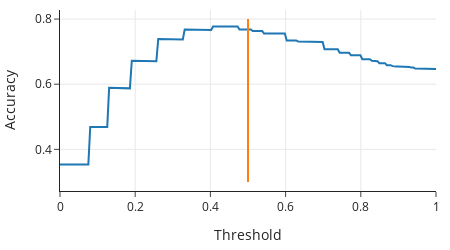

The notebook cell saved with this chart:
### Markdown cell above
To understand how accuracy changes with respect to $\tau$, we make a plot:

### Code cell
fig = px.line(x=thresholds, y=accs, width=450, height=250)
fig.add_trace(go.Scatter(x=[0.5, 0.5], y=[0.3, 0.8],
                  mode='lines', showlegend=False))
fig.update_xaxes(title="Threshold")
fig.update_yaxes(title="Accuracy")

### Figure 1 — Plotly figure (JSON) as saved in the notebook; plotly's stock layout.template omitted (floating-point values rounded to 4 significant figures; data arrays with more than 128 entries replaced by an {"elided": "..."} marker saying what was removed)
{"data": [{"hovertemplate": "x=%{x}<br>y=%{y}<extra></extra>", "legendgroup": "", "line": {"color": "#1F77B4", "dash": "solid"}, "marker": {"symbol": "circle"}, "mode": "lines", "name": "", "orientation": "v", "showlegend": false, "type": "scatter", "x": {"elided": "200 float values"}, "xaxis": "x", "y": {"elided": "200 float values"}, "yaxis": "y"}, {"mode": "lines", "showlegend": false, "type": "scatter", "x": [0.5, 0.5], "y": [0.3, 0.8]}], "layout": {"height": 250, "legend": {"tracegroupgap": 0}, "width": 450, "xaxis": {"anchor": "y", "autorange": true, "domain": [0, 1], "range": [0, 1], "title": {"text": "Threshold"}, "type": "linear"}, "yaxis": {"anchor": "x", "autorange": true, "domain": [0, 1], "range": [0.2722, 0.8278], "title": {"text": "Accuracy"}, "type": "linear"}}}
